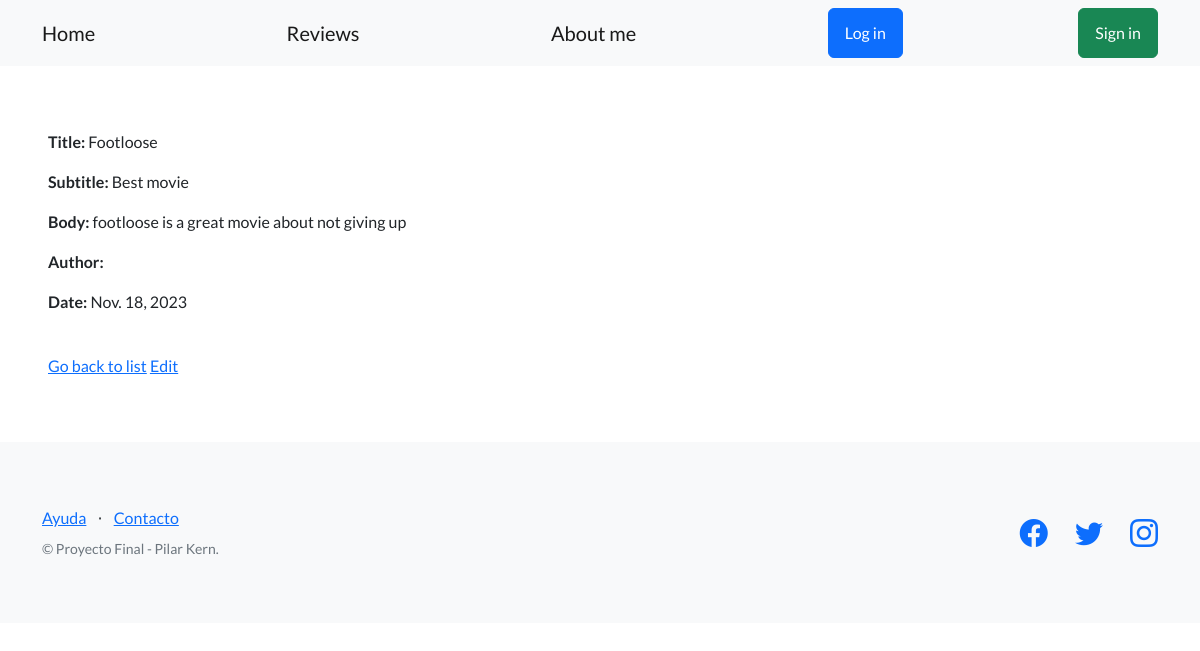
The page /blog/articles/5/ on the database as committed earlier.
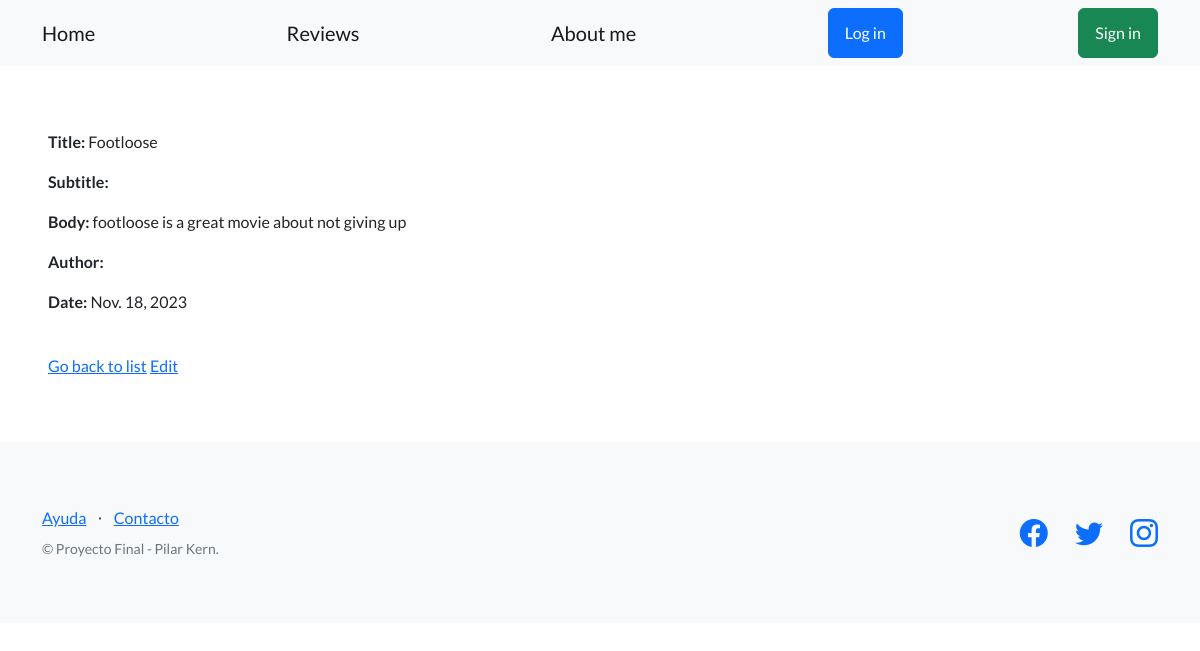
The same page on the database as committed later.
### blog/models.py (models this page shows, shortened)
class Article(models.Model):
    title = models.CharField(max_length=64)
    subtitle = models.CharField(max_length=256, blank=True)
    body = models.TextField(blank=True)
    author = models.CharField(max_length=256, blank=True)
    date = models.DateField(blank=True)

### blog/views.py (the view)
# urls.py: path("articles/<int:pk>/", ArticleDetailView.as_view(), name="read_article"),
class ArticleDetailView(DetailView):
    model = Article
    success_url = reverse_lazy('articles_list')

### blog/templates/blog/article_detail.html
{% extends "base.html" %}
{% block contenido %}
<p>
 <strong>Title:</strong> {{object.title}}
</p>
<p>
 <strong>Subtitle:</strong> {{object.subtitle}}
</p>
<p>
 <strong>Body:</strong> {{object.body}}
</p>
<p>
 <strong>Author:</strong> {{object.author}}
</p>
<p>
 <strong>Date:</strong> {{object.date}}
</p>
<br>
<a href="{% url 'articles_list' %}">Go back to list</a>
<a href="{% url 'edit_article' object.id %}">Edit</a>
{% endblock contenido %}

Rows that differ between the two databases and show on the page:
changed Article "Footloose": subtitle "Best movie" → (not shown)
